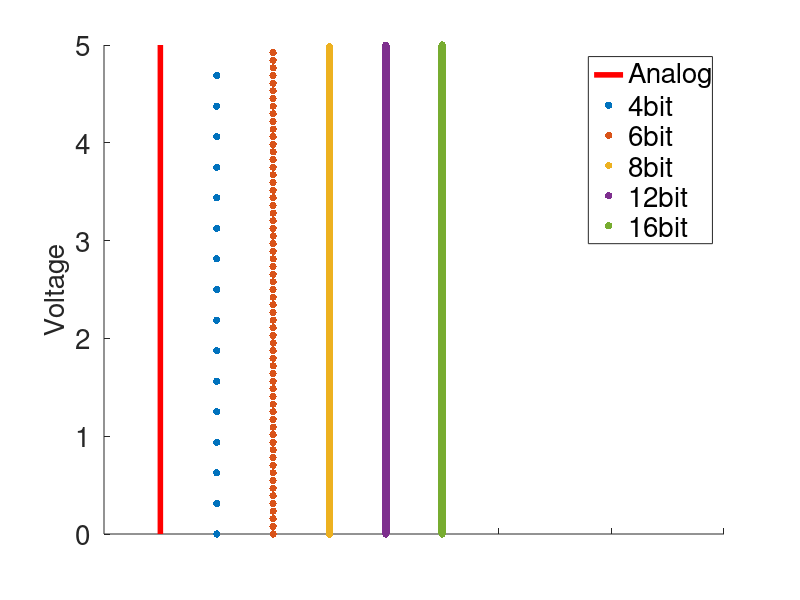
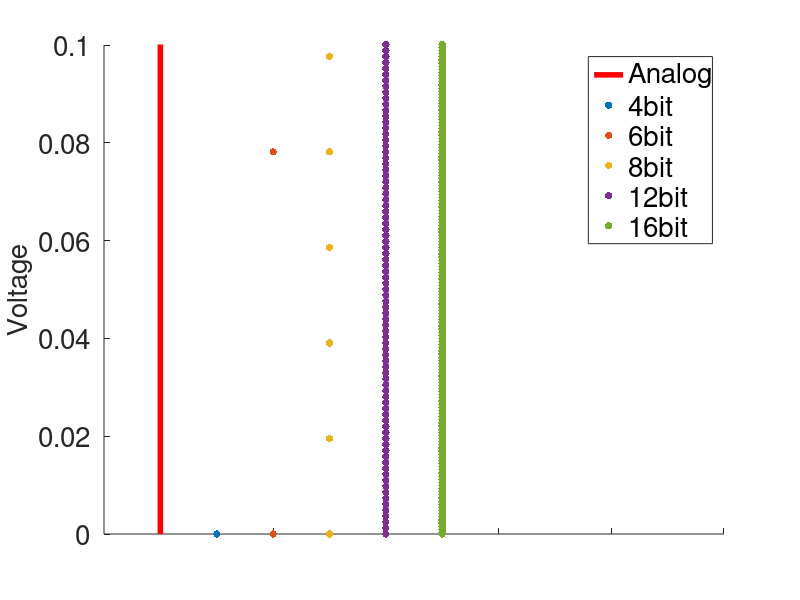

Source code (MATLAB) for these figures, in order:
clear
close all

tick = 1/1000;
tstop = 2*pi;
tstart = 0;

t = tstart:tick:tstop-tick;

sig = 0.5*sin(t) + 0.5;
lw = 2;


left_color = [1 0 0];
right_color = [0 0 1];
if 0
fig = figure;
set(fig,'defaultAxesColorOrder',[left_color; right_color]);
hold on
% yyaxis left
vcc = 5;
plot(t, sig*vcc, 'color', left_color, 'linewidth', lw)
ax1 = gca;
xlim([t(1) t(end)]);
ylim(ax1, [0 vcc]);
ylabel('Analog Voltage');
set(ax1, 'YColor', left_color)

% yyaxis right
% res = 2^4;
% plot(t, floor(sig*res), 'b',  'linewidth', lw)
% ax2 = gca;
% xlim([t(1), t(end)]);
% ylim(ax2, [0 res]);
% ylabel('Digital Value')

set(ax1, 'xticklabel', '')

set(findall(fig,'-property','FontSize'),'FontSize',20)
print(fig, 'Analog_only', '-dpng')

fig = figure;
set(fig,'defaultAxesColorOrder',[left_color; right_color]);
hold on
yyaxis left
vcc = 5;
plot(t, sig*vcc, 'color', left_color, 'linewidth', lw)
ax1 = gca;
xlim([t(1) t(end)]);
ylim(ax1, [0 vcc]);
ylabel('Analog Voltage');

yyaxis right
res = 2^4;
plot(t, floor(sig*res), 'b',  'linewidth', lw)
ax2 = gca;
xlim([t(1), t(end)]);
ylim(ax2, [0 res]);
ylabel('Digital Value')

set(ax1, 'xticklabel', '')

set(findall(fig,'-property','FontSize'),'FontSize',20)
print(fig, 'Analog_and_4bit', '-dpng')


fig = figure;
sig = 0.5*sin(4*t) + 0.5;

% set(fig,'defaultAxesColorOrder',[left_color; right_color]);
hold on
% yyaxis left
vcc = 5;
plot(t, sig*vcc, 'color', left_color, 'linewidth', lw)
ax1 = gca;
ylabel('Analog Voltage');

lw = 2;
% yyaxis right
res = 2^4;
plot(t, (vcc/res)*(floor(sig*res)), 'color',[0 0 1],  'linewidth', lw)

bits = 5;
res = 2^bits;
plot(t, (vcc/res)*(floor(sig*res)), 'color',[0.1*5 0.1*bits 1] ,  'linewidth', lw)

bits = 6;
res = 2^bits;
plot(t, (vcc/res)*(floor(sig*res)), 'color',[0.1*5 0.1*bits 1] ,  'linewidth', lw)

bits = 8;
res = 2^bits;
plot(t, (vcc/res)*(floor(sig*res)), 'color',[0.1*5 0.1*bits 1] ,  'linewidth', lw)

bits = 12;
res = 2^bits;
plot(t, (vcc/res)*(floor(sig*res)), 'color','g' ,  'linewidth', lw)

bits = 16;
res = 2^bits;
plot(t, (vcc/res)*(floor(sig*res)),'linestyle', '--', 'color','c' ,  'linewidth', lw)

legend('Analog', '4bit', '5bit', '6bit', '8bit', '12bit', '16bit')
% ax2 = gca;
% xlim([t(1), t(end)]);
% ylim(ax2, [0 res]);
% ylabel('Digital Value')
% get(ax1);
% res = 2^5;
% addaxis(t, floor(sig*res), [0 res], 'color', 'c', 'linewidth', lw)
% ax3 = gca;

set(ax1, 'xticklabel', '')
xlim([t(4100) t(4400)]);
ylim(ax1, [0 vcc/8]);


set(findall(fig,'-property','FontSize'),'FontSize',20)
print(fig, 'Multibit', '-dpng')
end

fig = figure;
hold on
lw =4;
ms = 16;

x=[0 0]; y = [0 5];
plot(x,y, 'r', 'linewidth',lw)

res = 4;
x = 0.1*ones(1, 2^res); y = [0:(2^res)-1].*(5/(2^res));
plot(x,y, '.', 'markersize', ms)

res = 6;
x = 0.2*ones(1, 2^res); y = [0:(2^res)-1].*(5/(2^res));
plot(x,y, '.', 'markersize', ms)

res = 8;
x = 0.3*ones(1, 2^res); y = [0:(2^res)-1].*(5/(2^res));
plot(x,y, '.', 'markersize', ms)

res = 12;
x = 0.4*ones(1, 2^res); y = [0:(2^res)-1].*(5/(2^res));
h12 = plot(x,y, '.', 'markersize', ms);

res = 16;
x = 0.5*ones(1, 2^res); y = [0:(2^res)-1].*(5/(2^res));
h16 = plot(x,y, '.', 'markersize', ms);

xlim(gca, [-0.1,1])
ylim(gca, [0, 5])

ylabel('Voltage')
set(gca, 'xticklabel', '')
legend('Analog', '4bit', '6bit', '8bit', '12bit', '16bit')

set(findall(fig,'-property','FontSize'),'FontSize',20)
print(fig, 'Resolution', '-dpng')

ylim(gca, [0 0.1]);
% set(h12, 'marker', '+');
% set(h16, 'marker', '+');
print(fig, 'ResolutionZoom', '-dpng')

return
noiserange = [-1,1];
noisescale = 1;
noise = noisescale*((noiserange(2) - noiserange(1))*rand(size(t)) + noiserange(1));

composite = [sin(100*t);0.5*sin(86*t+.7346*pi); noise];
% composite = [ noise];



% y = sin(t);
% 

% figure
% y = sum(composite,1);
% plot(t,y)
% ylabel('Volts')
% xlabel('Time (s)')
% set(gca, 'FontSize', 24)
% print(gcf,'unfilteredwave', '-dsvg')

% figure
% y = sum(composite([1,2],:),1);
% plot(t,y, 'linewidth', 2)
% ylabel('Volts')
% xlabel('Time (s)')
% set(gca, 'FontSize', 24)
% print(gcf,'filteredwave', '-dsvg')


% figure
% hold on
% y = sum(composite([1,2],:),1);
% ix = 1:40:length(t);
% plot(t,y, 'linewidth', 2)
% plot(t(ix),y(ix), 'r.','markersize',20)
% ylabel('Volts')
% xlabel('Time (s)')
% set(gca, 'FontSize', 24)
% print(gcf,'sampledwave', '-dsvg')

% figure
% hold on
% y = sum(composite([1,2],:),1);
% [a,b] = bounds(y);
% % y = rescale(y); 
% y = (y)/(b - a);
% [a,b] = bounds(y);
% y = y-a;
% y = round(y*1024);
% ix = 1:40:length(t);
% % plot(t,y)
% % plot(t(ix),y(ix), 'r.')
% ylim([0 1024])
% stairs(t(ix),y(ix),'linewidth', 2)
% ylabel('Bits')
% xlabel('Time (s)')
% set(gca, 'FontSize', 24)
% print(gcf,'digitalwave', '-dsvg')

figure
y = sum(composite([1,2],:),1);
[up, lo] = envelope(y);
% y = abs(y);
% bin = y<1;
% car = 500+bin*1000;
% carrier = sin(car.*t);
% 
car = 100*up;
carrier = sin(car.*t);
% fm = fmmod(bin,10000,20000, 10);
% plot(t,y,t,up,t,lo, 'linewidth', 2)
plot(t,carrier, 'linewidth', 2)
ylabel('EM Field')
xlabel('Time (s)')
set(gca, 'FontSize', 24)
print(gcf,'FMwave', '-dsvg')